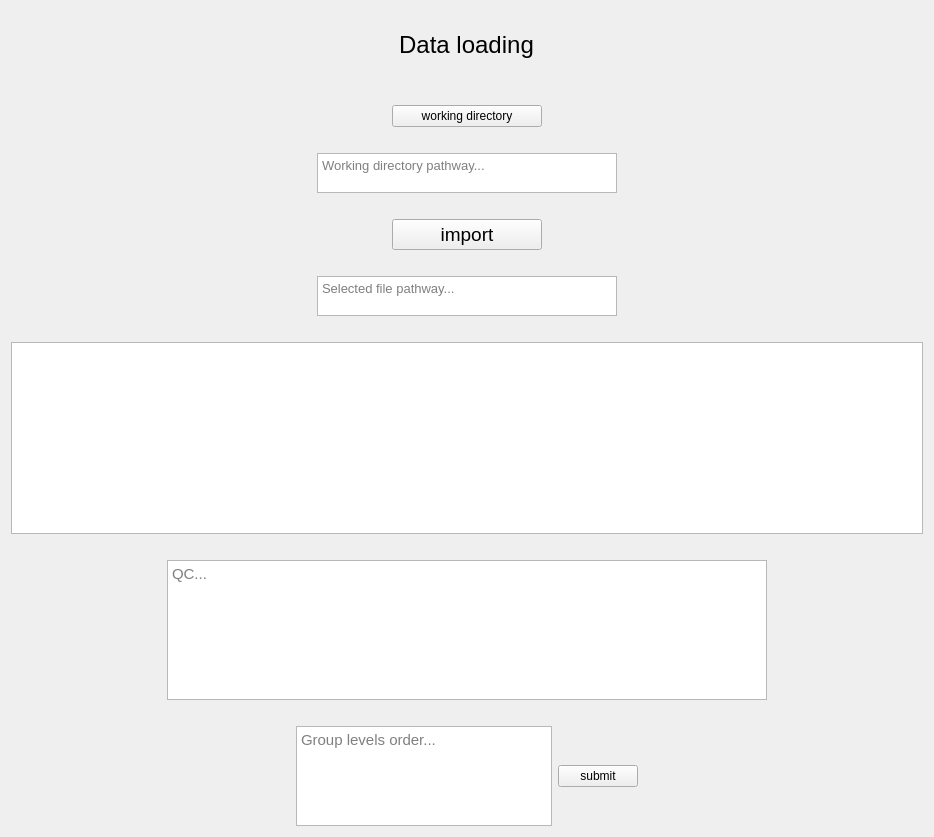
      <widget class="QWidget" name="page">
       <layout class="QGridLayout" name="gridLayout_2">
        <item row="6" column="1">
         <spacer name="verticalSpacer_10">
          <property name="orientation">
           <enum>Qt::Vertical</enum>
          </property>
          <property name="sizeType">
           <enum>QSizePolicy::Fixed</enum>
          </property>
          <property name="sizeHint" stdset="0">
           <size>
            <width>20</width>
            <height>20</height>
           </size>
          </property>
         </spacer>
        </item>
        <item row="1" column="1">
         <layout class="QHBoxLayout" name="horizontalLayout_36">
          <item>
           <widget class="QLabel" name="titre_page1">
            <property name="sizePolicy">
             <sizepolicy hsizetype="Minimum" vsizetype="Preferred">
              <horstretch>0</horstretch>
              <verstretch>0</verstretch>
             </sizepolicy>
            </property>
            <property name="minimumSize">
             <size>
              <width>50</width>
              <height>0</height>
             </size>
            </property>
            <property name="maximumSize">
             <size>
              <width>375</width>
              <height>16777215</height>
             </size>
            </property>
            <property name="font">
             <font>
              <pointsize>18</pointsize>
             </font>
            </property>
            <property name="layoutDirection">
             <enum>Qt::LeftToRight</enum>
            </property>
            <property name="autoFillBackground">
             <bool>true</bool>
            </property>
            <property name="text">
             <string>Data loading</string>
            </property>
            <property name="scaledContents">
             <bool>false</bool>
            </property>
            <property name="alignment">
             <set>Qt::AlignCenter</set>
            </property>
            <property name="wordWrap">
             <bool>false</bool>
            </property>
           </widget>
          </item>
         </layout>
        </item>
        <item row="20" column="0" colspan="3">
         <layout class="QHBoxLayout" name="horizontalLayout_28">
          <item>
           <spacer name="horizontalSpacer_41">
            <property name="orientation">
             <enum>Qt::Horizontal</enum>
            </property>
            <property name="sizeType">
             <enum>QSizePolicy::Minimum</enum>
            </property>
            <property name="sizeHint" stdset="0">
             <size>
              <width>40</width>
              <height>20</height>
             </size>
            </property>
           </spacer>
          </item>
          <item>
           <widget class="QTextEdit" name="textEdit3_page1">
            <property name="sizePolicy">
             <sizepolicy hsizetype="Minimum" vsizetype="Minimum">
              <horstretch>0</horstretch>
              <verstretch>0</verstretch>
             </sizepolicy>
            </property>
            <property name="minimumSize">
             <size>
              <width>0</width>
              <height>10</height>
             </size>
            </property>
            <property name="maximumSize">
             <size>
              <width>600</width>
              <height>140</height>
             </size>
            </property>
            <property name="font">
             <font>
              <pointsize>11</pointsize>
             </font>
            </property>
            <property name="markdown">
             <string/>
            </property>
            <property name="html">
             <string>&lt;!DOCTYPE HTML PUBLIC &quot;-//W3C//DTD HTML 4.0//EN&quot; &quot;http://www.w3.org/TR/REC-html40/strict.dtd&quot;&gt;
&lt;html&gt;&lt;head&gt;&lt;meta name=&quot;qrichtext&quot; content=&quot;1&quot; /&gt;&lt;style type=&quot;text/css&quot;&gt;
p, li { white-space: pre-wrap; }
&lt;/style&gt;&lt;/head&gt;&lt;body style=&quot; font-family:'MS Shell Dlg 2'; font-size:11pt; font-weight:400; font-style:normal;&quot;&gt;
&lt;p align=&quot;center&quot; style=&quot;-qt-paragraph-type:empty; margin-top:0px; margin-bottom:0px; margin-left:0px; margin-right:0px; -qt-block-indent:0; text-indent:0px;&quot;&gt;&lt;br /&gt;&lt;/p&gt;&lt;/body&gt;&lt;/html&gt;</string>
            </property>
            <property name="placeholderText">
             <string>QC...</string>
            </property>
           </widget>
          </item>
          <item>
           <spacer name="horizontalSpacer_12">
            <property name="orientation">
             <enum>Qt::Horizontal</enum>
            </property>
            <property name="sizeType">
             <enum>QSizePolicy::Minimum</enum>
            </property>
            <property name="sizeHint" stdset="0">
             <size>
              <width>40</width>
              <height>20</height>
             </size>
            </property>
           </spacer>
          </item>
         </layout>
        </item>
        <item row="0" column="1">
         <spacer name="verticalSpacer_5">
          <property name="orientation">
           <enum>Qt::Vertical</enum>
          </property>
          <property name="sizeType">
           <enum>QSizePolicy::Minimum</enum>
          </property>
          <property name="sizeHint" stdset="0">
           <size>
            <width>20</width>
            <height>20</height>
           </size>
          </property>
         </spacer>
        </item>
        <item row="16" column="1">
         <spacer name="verticalSpacer_28">
          <property name="orientation">
           <enum>Qt::Vertical</enum>
          </property>
          <property name="sizeType">
           <enum>QSizePolicy::Minimum</enum>
          </property>
          <property name="sizeHint" stdset="0">
           <size>
            <width>20</width>
            <height>20</height>
           </size>
          </property>
         </spacer>
        </item>
        <item row="4" column="1">
         <layout class="QHBoxLayout" name="horizontalLayout_30">
          <item>
           <spacer name="horizontalSpacer_42">
            <property name="orientation">
             <enum>Qt::Horizontal</enum>
            </property>
            <property name="sizeType">
             <enum>QSizePolicy::Minimum</enum>
            </property>
            <property name="sizeHint" stdset="0">
             <size>
              <width>40</width>
              <height>20</height>
             </size>
            </property>
           </spacer>
          </item>
          <item>
           <widget class="QPushButton" name="dir_page1">
            <property name="sizePolicy">
             <sizepolicy hsizetype="Fixed" vsizetype="Fixed">
              <horstretch>0</horstretch>
              <verstretch>0</verstretch>
             </sizepolicy>
            </property>
            <property name="minimumSize">
             <size>
              <width>50</width>
              <height>0</height>
             </size>
            </property>
            <property name="maximumSize">
             <size>
              <width>150</width>
              <height>16777215</height>
             </size>
            </property>
            <property name="text">
             <string>working directory</string>
            </property>
           </widget>
          </item>
          <item>
           <spacer name="horizontalSpacer_53">
            <property name="orientation">
             <enum>Qt::Horizontal</enum>
            </property>
            <property name="sizeType">
             <enum>QSizePolicy::Minimum</enum>
            </property>
            <property name="sizeHint" stdset="0">
             <size>
              <width>40</width>
              <height>20</height>
             </size>
            </property>
           </spacer>
          </item>
         </layout>
        </item>
        <item row="9" column="1">
         <spacer name="verticalSpacer_4">
          <property name="orientation">
           <enum>Qt::Vertical</enum>
          </property>
          <property name="sizeType">
           <enum>QSizePolicy::Minimum</enum>
          </property>
          <property name="sizeHint" stdset="0">
           <size>
            <width>20</width>
            <height>20</height>
           </size>
          </property>
         </spacer>
        </item>
        <item row="23" column="1">
         <layout class="QHBoxLayout" name="horizontalLayout_31">
          <item>
           <spacer name="horizontalSpacer_54">
            <property name="orientation">
             <enum>Qt::Horizontal</enum>
            </property>
            <property name="sizeHint" stdset="0">
             <size>
              <width>40</width>
              <height>20</height>
             </size>
            </property>
           </spacer>
          </item>
          <item>
           <widget class="QTextEdit" name="textEdit4_page1">
            <property name="sizePolicy">
             <sizepolicy hsizetype="Fixed" vsizetype="Fixed">
              <horstretch>0</horstretch>
              <verstretch>0</verstretch>
             </sizepolicy>
            </property>
            <property name="minimumSize">
             <size>
              <width>200</width>
              <height>100</height>
             </size>
            </property>
            <property name="maximumSize">
             <size>
              <width>300</width>
              <height>100</height>
             </size>
            </property>
            <property name="font">
             <font>
              <pointsize>11</pointsize>
             </font>
            </property>
            <property name="markdown">
             <string notr="true"/>
            </property>
            <property name="html">
             <string>&lt;!DOCTYPE HTML PUBLIC &quot;-//W3C//DTD HTML 4.0//EN&quot; &quot;http://www.w3.org/TR/REC-html40/strict.dtd&quot;&gt;
&lt;html&gt;&lt;head&gt;&lt;meta name=&quot;qrichtext&quot; content=&quot;1&quot; /&gt;&lt;style type=&quot;text/css&quot;&gt;
p, li { white-space: pre-wrap; }
&lt;/style&gt;&lt;/head&gt;&lt;body style=&quot; font-family:'MS Shell Dlg 2'; font-size:11pt; font-weight:400; font-style:normal;&quot;&gt;
&lt;p align=&quot;center&quot; style=&quot;-qt-paragraph-type:empty; margin-top:0px; margin-bottom:0px; margin-left:0px; margin-right:0px; -qt-block-indent:0; text-indent:0px;&quot;&gt;&lt;br /&gt;&lt;/p&gt;&lt;/body&gt;&lt;/html&gt;</string>
            </property>
            <property name="overwriteMode">
             <bool>false</bool>
            </property>
            <property name="textInteractionFlags">
             <set>Qt::LinksAccessibleByKeyboard|Qt::LinksAccessibleByMouse|Qt::TextBrowserInteraction|Qt::TextEditable|Qt::TextEditorInteraction|Qt::TextSelectableByKeyboard|Qt::TextSelectableByMouse</set>
            </property>
            <property name="placeholderText">
             <string>Group levels order...</string>
            </property>
           </widget>
          </item>
          <item>
           <widget class="QPushButton" name="validation_page1">
            <property name="sizePolicy">
             <sizepolicy hsizetype="Fixed" vsizetype="Fixed">
              <horstretch>0</horstretch>
              <verstretch>0</verstretch>
             </sizepolicy>
            </property>
            <property name="maximumSize">
             <size>
              <width>100</width>
              <height>16777215</height>
             </size>
            </property>
            <property name="text">
             <string>submit</string>
            </property>
           </widget>
          </item>
          <item>
           <spacer name="horizontalSpacer_55">
            <property name="orientation">
             <enum>Qt::Horizontal</enum>
            </property>
            <property name="sizeHint" stdset="0">
             <size>
              <width>40</width>
              <height>20</height>
             </size>
            </property>
           </spacer>
          </item>
         </layout>
        </item>
        <item row="18" column="0" colspan="3">
         <widget class="QTableView" name="tableView_page1">
          <property name="sizePolicy">
           <sizepolicy hsizetype="Expanding" vsizetype="Expanding">
            <horstretch>0</horstretch>
            <verstretch>0</verstretch>
           </sizepolicy>
          </property>
          <property name="contextMenuPolicy">
           <enum>Qt::DefaultContextMenu</enum>
          </property>
          <property name="editTriggers">
           <set>QAbstractItemView::AllEditTriggers</set>
          </property>
          <property name="dragEnabled">
           <bool>true</bool>
          </property>
          <property name="dragDropMode">
           <enum>QAbstractItemView::DragDrop</enum>
          </property>
          <property name="defaultDropAction">
           <enum>Qt::CopyAction</enum>
          </property>
          <property name="selectionMode">
           <enum>QAbstractItemView::ExtendedSelection</enum>
          </property>
          <property name="selectionBehavior">
           <enum>QAbstractItemView::SelectItems</enum>
          </property>
          <property name="verticalScrollMode">
           <enum>QAbstractItemView::ScrollPerPixel</enum>
          </property>
          <property name="sortingEnabled">
           <bool>true</bool>
          </property>
         </widget>
        </item>
        <item row="3" column="1">
         <spacer name="verticalSpacer_29">
          <property name="orientation">
           <enum>Qt::Vertical</enum>
          </property>
          <property name="sizeType">
           <enum>QSizePolicy::Minimum</enum>
          </property>
          <property name="sizeHint" stdset="0">
           <size>
            <width>20</width>
            <height>40</height>
           </size>
          </property>
         </spacer>
        </item>
        <item row="19" column="1">
         <spacer name="verticalSpacer">
          <property name="orientation">
           <enum>Qt::Vertical</enum>
          </property>
          <property name="sizeType">
           <enum>QSizePolicy::Minimum</enum>
          </property>
          <property name="sizeHint" stdset="0">
           <size>
            <width>20</width>
            <height>20</height>
           </size>
          </property>
         </spacer>
        </item>
        <item row="14" column="1">
         <layout class="QHBoxLayout" name="horizontalLayout_32">
          <item>
           <spacer name="horizontalSpacer_56">
            <property name="orientation">
             <enum>Qt::Horizontal</enum>
            </property>
            <property name="sizeHint" stdset="0">
             <size>
              <width>40</width>
              <height>20</height>
             </size>
            </property>
           </spacer>
          </item>
          <item>
           <widget class="QTextEdit" name="textEdit2_page1">
            <property name="sizePolicy">
             <sizepolicy hsizetype="Expanding" vsizetype="Ignored">
              <horstretch>0</horstretch>
              <verstretch>0</verstretch>
             </sizepolicy>
            </property>
            <property name="minimumSize">
             <size>
              <width>100</width>
              <height>40</height>
             </size>
            </property>
            <property name="maximumSize">
             <size>
              <width>800</width>
              <height>16777215</height>
             </size>
            </property>
            <property name="font">
             <font>
              <pointsize>10</pointsize>
             </font>
            </property>
            <property name="markdown">
             <string/>
            </property>
            <property name="html">
             <string>&lt;!DOCTYPE HTML PUBLIC &quot;-//W3C//DTD HTML 4.0//EN&quot; &quot;http://www.w3.org/TR/REC-html40/strict.dtd&quot;&gt;
&lt;html&gt;&lt;head&gt;&lt;meta name=&quot;qrichtext&quot; content=&quot;1&quot; /&gt;&lt;style type=&quot;text/css&quot;&gt;
p, li { white-space: pre-wrap; }
&lt;/style&gt;&lt;/head&gt;&lt;body style=&quot; font-family:'MS Shell Dlg 2'; font-size:10pt; font-weight:400; font-style:normal;&quot;&gt;
&lt;p align=&quot;center&quot; style=&quot;-qt-paragraph-type:empty; margin-top:0px; margin-bottom:0px; margin-left:0px; margin-right:0px; -qt-block-indent:0; text-indent:0px;&quot;&gt;&lt;br /&gt;&lt;/p&gt;&lt;/body&gt;&lt;/html&gt;</string>
            </property>
            <property name="placeholderText">
             <string>Selected file pathway...</string>
            </property>
           </widget>
          </item>
          <item>
           <spacer name="horizontalSpacer_57">
            <property name="orientation">
             <enum>Qt::Horizontal</enum>
            </property>
            <property name="sizeHint" stdset="0">
             <size>
              <width>40</width>
              <height>20</height>
             </size>
            </property>
           </spacer>
          </item>
         </layout>
        </item>
        <item row="10" column="1">
         <layout class="QHBoxLayout" name="horizontalLayout_29">
          <item>
           <spacer name="horizontalSpacer">
            <property name="orientation">
             <enum>Qt::Horizontal</enum>
            </property>
            <property name="sizeType">
             <enum>QSizePolicy::Minimum</enum>
            </property>
            <property name="sizeHint" stdset="0">
             <size>
              <width>375</width>
              <height>20</height>
             </size>
            </property>
           </spacer>
          </item>
          <item>
           <widget class="QPushButton" name="import_page1">
            <property name="sizePolicy">
             <sizepolicy hsizetype="Fixed" vsizetype="Fixed">
              <horstretch>0</horstretch>
              <verstretch>0</verstretch>
             </sizepolicy>
            </property>
            <property name="minimumSize">
             <size>
              <width>150</width>
              <height>0</height>
             </size>
            </property>
            <property name="font">
             <font>
              <pointsize>14</pointsize>
             </font>
            </property>
            <property name="text">
             <string>import</string>
            </property>
           </widget>
          </item>
          <item>
           <spacer name="horizontalSpacer_2">
            <property name="orientation">
             <enum>Qt::Horizontal</enum>
            </property>
            <property name="sizeType">
             <enum>QSizePolicy::Minimum</enum>
            </property>
            <property name="sizeHint" stdset="0">
             <size>
              <width>375</width>
              <height>20</height>
             </size>
            </property>
           </spacer>
          </item>
         </layout>
        </item>
        <item row="13" column="1">
         <spacer name="verticalSpacer_3">
          <property name="orientation">
           <enum>Qt::Vertical</enum>
          </property>
          <property name="sizeType">
           <enum>QSizePolicy::Fixed</enum>
          </property>
          <property name="sizeHint" stdset="0">
           <size>
            <width>20</width>
            <height>20</height>
           </size>
          </property>
         </spacer>
        </item>
        <item row="22" column="1">
         <spacer name="verticalSpacer_2">
          <property name="orientation">
           <enum>Qt::Vertical</enum>
          </property>
          <property name="sizeType">
           <enum>QSizePolicy::Minimum</enum>
          </property>
          <property name="sizeHint" stdset="0">
           <size>
            <width>20</width>
            <height>20</height>
           </size>
          </property>
         </spacer>
        </item>
        <item row="7" column="1">
         <layout class="QHBoxLayout" name="horizontalLayout_24">
          <item>
           <spacer name="horizontalSpacer_18">
            <property name="orientation">
             <enum>Qt::Horizontal</enum>
            </property>
            <property name="sizeHint" stdset="0">
             <size>
              <width>40</width>
              <height>20</height>
             </size>
            </property>
           </spacer>
          </item>
          <item>
           <widget class="QTextEdit" name="textEdit1_page1">
            <property name="sizePolicy">
             <sizepolicy hsizetype="Expanding" vsizetype="Ignored">
              <horstretch>0</horstretch>
              <verstretch>0</verstretch>
             </sizepolicy>
            </property>
            <property name="minimumSize">
             <size>
              <width>100</width>
              <height>40</height>
             </size>
            </property>
            <property name="maximumSize">
             <size>
              <width>800</width>
              <height>16777215</height>
             </size>
            </property>
            <property name="font">
             <font>
              <pointsize>10</pointsize>
             </font>
            </property>
            <property name="documentTitle">
             <string/>
            </property>
            <property name="markdown">
             <string/>
            </property>
            <property name="html">
             <string>&lt;!DOCTYPE HTML PUBLIC &quot;-//W3C//DTD HTML 4.0//EN&quot; &quot;http://www.w3.org/TR/REC-html40/strict.dtd&quot;&gt;
&lt;html&gt;&lt;head&gt;&lt;meta name=&quot;qrichtext&quot; content=&quot;1&quot; /&gt;&lt;style type=&quot;text/css&quot;&gt;
p, li { white-space: pre-wrap; }
&lt;/style&gt;&lt;/head&gt;&lt;body style=&quot; font-family:'MS Shell Dlg 2'; font-size:10pt; font-weight:400; font-style:normal;&quot;&gt;
&lt;p align=&quot;center&quot; style=&quot;-qt-paragraph-type:empty; margin-top:0px; margin-bottom:0px; margin-left:0px; margin-right:0px; -qt-block-indent:0; text-indent:0px;&quot;&gt;&lt;br /&gt;&lt;/p&gt;&lt;/body&gt;&lt;/html&gt;</string>
            </property>
            <property name="placeholderText">
             <string>Working directory pathway...</string>
            </property>
           </widget>
          </item>
          <item>
           <spacer name="horizontalSpacer_61">
            <property name="orientation">
             <enum>Qt::Horizontal</enum>
            </property>
            <property name="sizeHint" stdset="0">
             <size>
              <width>40</width>
              <height>20</height>
             </size>
            </property>
           </spacer>
          </item>
         </layout>
        </item>
       </layout>
      </widget>
